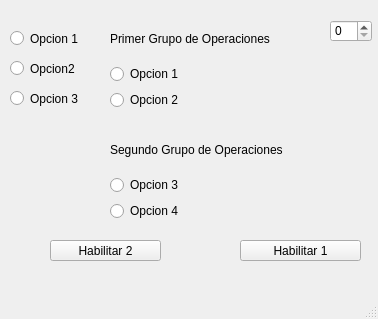
<?xml version="1.0" encoding="UTF-8"?>
<ui version="4.0">
 <class>MainWindow</class>
 <widget class="QMainWindow" name="MainWindow">
  <property name="geometry">
   <rect>
    <x>0</x>
    <y>0</y>
    <width>378</width>
    <height>319</height>
   </rect>
  </property>
  <property name="windowTitle">
   <string>MainWindow</string>
  </property>
  <widget class="QWidget" name="centralwidget">
   <widget class="QWidget" name="verticalLayoutWidget_2">
    <property name="geometry">
     <rect>
      <x>110</x>
      <y>19</y>
      <width>211</width>
      <height>91</height>
     </rect>
    </property>
    <layout class="QVBoxLayout" name="verticalLayout_2">
     <item>
      <widget class="QLabel" name="label">
       <property name="text">
        <string>Primer Grupo de Operaciones</string>
       </property>
      </widget>
     </item>
     <item>
      <widget class="QRadioButton" name="opcion4">
       <property name="text">
        <string>Opcion 1</string>
       </property>
      </widget>
     </item>
     <item>
      <widget class="QRadioButton" name="opcion5">
       <property name="text">
        <string>Opcion 2</string>
       </property>
      </widget>
     </item>
    </layout>
   </widget>
   <widget class="QWidget" name="verticalLayoutWidget_3">
    <property name="geometry">
     <rect>
      <x>110</x>
      <y>130</y>
      <width>211</width>
      <height>91</height>
     </rect>
    </property>
    <layout class="QVBoxLayout" name="verticalLayout_3">
     <item>
      <widget class="QLabel" name="label_2">
       <property name="text">
        <string>Segundo Grupo de Operaciones</string>
       </property>
      </widget>
     </item>
     <item>
      <widget class="QRadioButton" name="opcion6">
       <property name="text">
        <string>Opcion 3</string>
       </property>
      </widget>
     </item>
     <item>
      <widget class="QRadioButton" name="opcion7">
       <property name="text">
        <string>Opcion 4</string>
       </property>
      </widget>
     </item>
    </layout>
   </widget>
   <widget class="QRadioButton" name="opcion1">
    <property name="geometry">
     <rect>
      <x>10</x>
      <y>30</y>
      <width>149</width>
      <height>17</height>
     </rect>
    </property>
    <property name="text">
     <string>Opcion 1</string>
    </property>
    <property name="autoExclusive">
     <bool>false</bool>
    </property>
   </widget>
   <widget class="QRadioButton" name="opcion2">
    <property name="geometry">
     <rect>
      <x>10</x>
      <y>60</y>
      <width>149</width>
      <height>17</height>
     </rect>
    </property>
    <property name="text">
     <string>Opcion2</string>
    </property>
    <property name="autoExclusive">
     <bool>false</bool>
    </property>
   </widget>
   <widget class="QRadioButton" name="opcion3">
    <property name="geometry">
     <rect>
      <x>10</x>
      <y>90</y>
      <width>149</width>
      <height>17</height>
     </rect>
    </property>
    <property name="text">
     <string>Opcion 3</string>
    </property>
    <property name="autoExclusive">
     <bool>false</bool>
    </property>
   </widget>
   <widget class="QPushButton" name="boton1">
    <property name="geometry">
     <rect>
      <x>50</x>
      <y>240</y>
      <width>111</width>
      <height>21</height>
     </rect>
    </property>
    <property name="text">
     <string>Habilitar 2</string>
    </property>
   </widget>
   <widget class="QPushButton" name="boton2">
    <property name="geometry">
     <rect>
      <x>240</x>
      <y>240</y>
      <width>121</width>
      <height>21</height>
     </rect>
    </property>
    <property name="text">
     <string>Habilitar 1</string>
    </property>
   </widget>
   <widget class="QSpinBox" name="valores">
    <property name="geometry">
     <rect>
      <x>330</x>
      <y>20</y>
      <width>42</width>
      <height>22</height>
     </rect>
    </property>
   </widget>
  </widget>
  <widget class="QMenuBar" name="menubar">
   <property name="geometry">
    <rect>
     <x>0</x>
     <y>0</y>
     <width>378</width>
     <height>21</height>
    </rect>
   </property>
  </widget>
  <widget class="QStatusBar" name="statusbar"/>
 </widget>
 <resources/>
 <connections/>
</ui>
